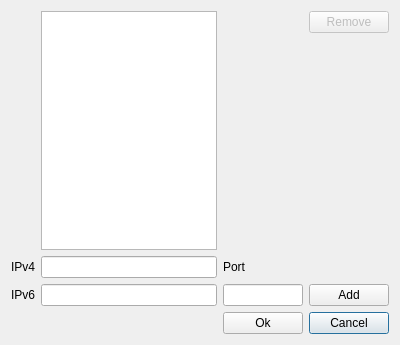
<?xml version="1.0" encoding="UTF-8"?>
<ui version="4.0">
 <class>ManageServersDialog</class>
 <widget class="QDialog" name="ManageServersDialog">
  <property name="geometry">
   <rect>
    <x>0</x>
    <y>0</y>
    <width>400</width>
    <height>345</height>
   </rect>
  </property>
  <property name="windowTitle">
   <string>Manage Servers</string>
  </property>
  <layout class="QGridLayout" name="gridLayout">
   <item row="2" column="2">
    <widget class="QLabel" name="lblPort">
     <property name="text">
      <string>Port</string>
     </property>
    </widget>
   </item>
   <item row="0" column="1" rowspan="2">
    <widget class="QListView" name="listServers">
     <property name="dragEnabled">
      <bool>true</bool>
     </property>
     <property name="dragDropMode">
      <enum>QAbstractItemView::InternalMove</enum>
     </property>
     <property name="defaultDropAction">
      <enum>Qt::MoveAction</enum>
     </property>
    </widget>
   </item>
   <item row="5" column="3">
    <widget class="QPushButton" name="btnCancel">
     <property name="text">
      <string>Cancel</string>
     </property>
    </widget>
   </item>
   <item row="2" column="1">
    <widget class="QLineEdit" name="txtIPv4"/>
   </item>
   <item row="2" column="0">
    <widget class="QLabel" name="lblIPv4">
     <property name="text">
      <string>IPv4</string>
     </property>
    </widget>
   </item>
   <item row="0" column="3">
    <widget class="QPushButton" name="btnRemove">
     <property name="enabled">
      <bool>false</bool>
     </property>
     <property name="sizePolicy">
      <sizepolicy hsizetype="Minimum" vsizetype="Fixed">
       <horstretch>0</horstretch>
       <verstretch>0</verstretch>
      </sizepolicy>
     </property>
     <property name="text">
      <string>Remove</string>
     </property>
    </widget>
   </item>
   <item row="3" column="3">
    <widget class="QPushButton" name="btnAdd">
     <property name="text">
      <string>Add</string>
     </property>
    </widget>
   </item>
   <item row="3" column="0">
    <widget class="QLabel" name="lblIPv6">
     <property name="text">
      <string>IPv6</string>
     </property>
    </widget>
   </item>
   <item row="5" column="2">
    <widget class="QPushButton" name="btnOk">
     <property name="text">
      <string>Ok</string>
     </property>
    </widget>
   </item>
   <item row="3" column="1">
    <widget class="QLineEdit" name="txtIPv6"/>
   </item>
   <item row="3" column="2">
    <widget class="QLineEdit" name="txtPort"/>
   </item>
   <item row="1" column="2">
    <widget class="QLabel" name="lblError">
     <property name="text">
      <string/>
     </property>
    </widget>
   </item>
  </layout>
 </widget>
 <resources/>
 <connections/>
</ui>
